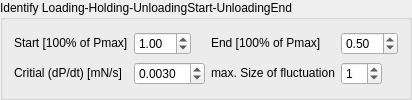
           <widget class="QGroupBox" name="groupBox_2">
            <property name="sizePolicy">
             <sizepolicy hsizetype="Preferred" vsizetype="Maximum">
              <horstretch>0</horstretch>
              <verstretch>0</verstretch>
             </sizepolicy>
            </property>
            <property name="title">
             <string>Identify Loading-Holding-UnloadingStart-UnloadingEnd</string>
            </property>
            <layout class="QGridLayout" name="gridLayout_9">
             <item row="0" column="5">
              <widget class="QLabel" name="label_7">
               <property name="sizePolicy">
                <sizepolicy hsizetype="Maximum" vsizetype="Maximum">
                 <horstretch>0</horstretch>
                 <verstretch>0</verstretch>
                </sizepolicy>
               </property>
               <property name="text">
                <string>End [100% of Pmax]</string>
               </property>
              </widget>
             </item>
             <item row="0" column="1">
              <widget class="QLabel" name="label_6">
               <property name="sizePolicy">
                <sizepolicy hsizetype="Maximum" vsizetype="Maximum">
                 <horstretch>0</horstretch>
                 <verstretch>0</verstretch>
                </sizepolicy>
               </property>
               <property name="minimumSize">
                <size>
                 <width>110</width>
                 <height>0</height>
                </size>
               </property>
               <property name="text">
                <string>Start [100% of Pmax]</string>
               </property>
              </widget>
             </item>
             <item row="0" column="6">
              <widget class="QDoubleSpinBox" name="doubleSpinBox_End_Pmax_tabCalibration">
               <property name="sizePolicy">
                <sizepolicy hsizetype="Maximum" vsizetype="Maximum">
                 <horstretch>0</horstretch>
                 <verstretch>0</verstretch>
                </sizepolicy>
               </property>
               <property name="value">
                <double>0.500000000000000</double>
               </property>
              </widget>
             </item>
             <item row="1" column="5">
              <widget class="QLabel" name="label_9">
               <property name="sizePolicy">
                <sizepolicy hsizetype="Maximum" vsizetype="Maximum">
                 <horstretch>0</horstretch>
                 <verstretch>0</verstretch>
                </sizepolicy>
               </property>
               <property name="text">
                <string>max. Size of fluctuation</string>
               </property>
              </widget>
             </item>
             <item row="1" column="4">
              <widget class="QDoubleSpinBox" name="doubleSpinBox_relForceRateNoise_tabCalibration">
               <property name="sizePolicy">
                <sizepolicy hsizetype="Maximum" vsizetype="Maximum">
                 <horstretch>0</horstretch>
                 <verstretch>0</verstretch>
                </sizepolicy>
               </property>
               <property name="decimals">
                <number>4</number>
               </property>
               <property name="value">
                <double>0.003000000000000</double>
               </property>
              </widget>
             </item>
             <item row="0" column="4">
              <widget class="QDoubleSpinBox" name="doubleSpinBox_Start_Pmax_tabCalibration">
               <property name="sizePolicy">
                <sizepolicy hsizetype="Maximum" vsizetype="Maximum">
                 <horstretch>0</horstretch>
                 <verstretch>0</verstretch>
                </sizepolicy>
               </property>
               <property name="value">
                <double>1.000000000000000</double>
               </property>
              </widget>
             </item>
             <item row="1" column="1">
              <widget class="QLabel" name="label_8">
               <property name="sizePolicy">
                <sizepolicy hsizetype="Maximum" vsizetype="Maximum">
                 <horstretch>0</horstretch>
                 <verstretch>0</verstretch>
                </sizepolicy>
               </property>
               <property name="text">
                <string>Critial (dP/dt) [mN/s] </string>
               </property>
              </widget>
             </item>
             <item row="1" column="6">
              <widget class="QSpinBox" name="spinBox_max_size_fluctuation_tabCalibration">
               <property name="sizePolicy">
                <sizepolicy hsizetype="Maximum" vsizetype="Maximum">
                 <horstretch>0</horstretch>
                 <verstretch>0</verstretch>
                </sizepolicy>
               </property>
               <property name="value">
                <number>1</number>
               </property>
              </widget>
             </item>
            </layout>
           </widget>
